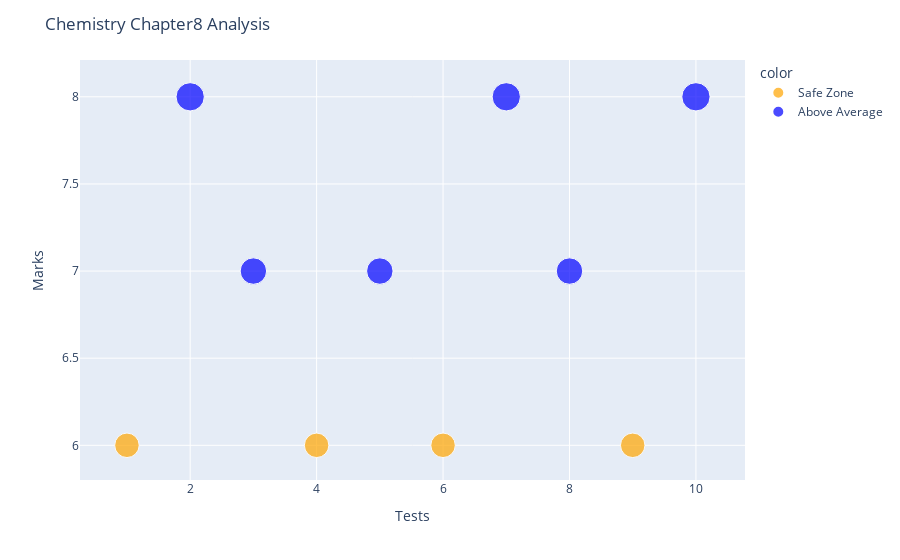

Notebook source saved alongside this figure:
### Code cell
#Chapterwise Analysis of Chemistry Subject
str5 = input("Enter Chapter: ")
df2 = pd.DataFrame(chem[str5])
df2.insert(1,'Label',"")
for i in range(10):
    if(str5==chap[i]):
        keyw2 = i
        break; 
print(ch[keyw2])
awareplot(df2,ch[keyw2],str5,'Chemistry')

### Figure 1 — Plotly figure (JSON) as saved in the notebook; plotly's stock layout.template omitted (floating-point values rounded to 4 significant figures)
{"data": [{"hovertemplate": "<i>TestNo</i>: %{x}<br><b>Marks</b>: %{y}<br>", "hovertext": ["Safe Zone", "Safe Zone", "Safe Zone", "Safe Zone"], "legendgroup": "Safe Zone", "marker": {"color": "orange", "size": [60, 60, 60, 60], "sizemode": "area", "sizeref": 0.2, "symbol": "circle"}, "mode": "markers", "name": "Safe Zone", "orientation": "v", "showlegend": true, "type": "scatter", "x": [1, 4, 6, 9], "xaxis": "x", "y": [6, 6, 6, 6], "yaxis": "y"}, {"hovertemplate": "<i>TestNo</i>: %{x}<br><b>Marks</b>: %{y}<br>", "hovertext": ["Above Average", "Above Average", "Above Average", "Above Average", "Above Average", "Above Average"], "legendgroup": "Above Average", "marker": {"color": "blue", "size": [80, 70, 70, 80, 70, 80], "sizemode": "area", "sizeref": 0.2, "symbol": "circle"}, "mode": "markers", "name": "Above Average", "orientation": "v", "showlegend": true, "type": "scatter", "x": [2, 3, 5, 7, 8, 10], "xaxis": "x", "y": [8, 7, 7, 8, 7, 8], "yaxis": "y"}], "layout": {"legend": {"itemsizing": "constant", "title": {"text": "color"}, "tracegroupgap": 0}, "margin": {"t": 60}, "title": {"text": "Chemistry Chapter8 Analysis"}, "xaxis": {"anchor": "y", "domain": [0, 1], "title": {"text": "Tests"}}, "yaxis": {"anchor": "x", "domain": [0, 1], "title": {"text": "Marks"}}}}
